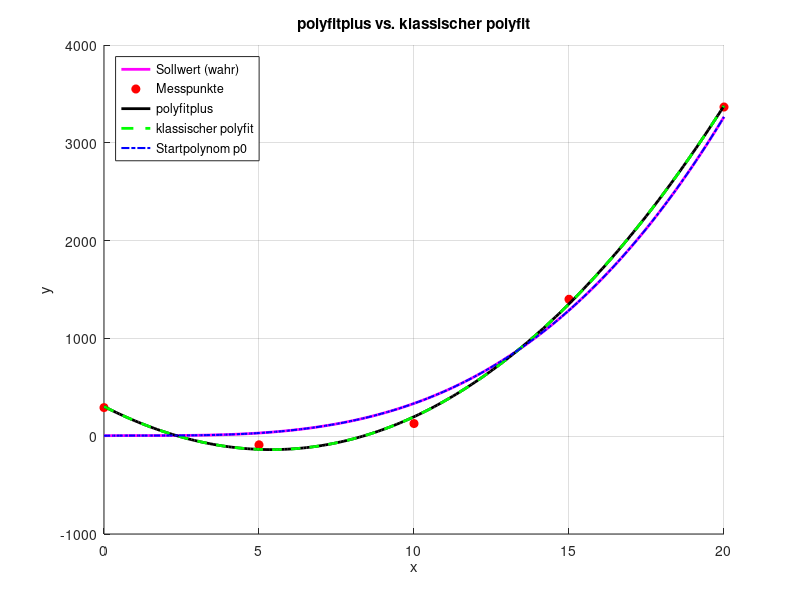

MATLAB code for this plot:
clear; clc; close all;

% Wahrer Sollverlauf
x_true = linspace(0, 20, 200);
y_true = 0.5*x_true.^3 - 2*x_true.^2 + 3*x_true + 5;

% Stützstellen
x = linspace(0, 20, 5);  
y_meas = 0.5*x.^3 - 2*x.^2 + 3*x + 5 + randn(size(x))*200;  % Messpunkte mit Rauschen

% Startpolynom (Ordnung = Ordnung Soll?)
p0 = [0.5, -2, 3, 5];  

% Ordnung des Residuen-Fits
n_fit = 3;  

% Startpolynom auswerten
y_p0 = polyval(p0, x_true);

% Residuen berechnen
y_fit = y_meas - polyval(p0, x);    

% Fit der Residuen
p_fit = polyfit(x, y_fit, n_fit);

% Residuen-Fit auswerten
y_res_fit = polyval(p_fit, x_true);

% polyfitplus = Startpolynom + Residuen-Fit
y_plus = y_p0 + y_res_fit;

% Klassischer polyfit für Vergleich
n_total = 3;
p_classic = polyfit(x, y_meas, n_total);
y_classic = polyval(p_classic, x_true);

% Plot
figure; hold on; grid on;
plot(x_true, y_true, 'm-', 'LineWidth', 2);     % Sollverlauf
plot(x, y_meas, 'ro', 'MarkerFaceColor', 'r');  % Messpunkte
plot(x_true, y_plus, 'k-', 'LineWidth', 2);     % polyfitplus
plot(x_true, y_classic, 'g--', 'LineWidth', 2); % klassischer polyfit
plot(x_true, y_p0, 'b-.', 'LineWidth', 1.5);    % Startpolynom

legend('Sollwert (wahr)', 'Messpunkte', 'polyfitplus', 'klassischer polyfit', 'Startpolynom p0', 'Location', 'NorthWest');
xlabel('x'); ylabel('y');
title('polyfitplus vs. klassischer polyfit');

